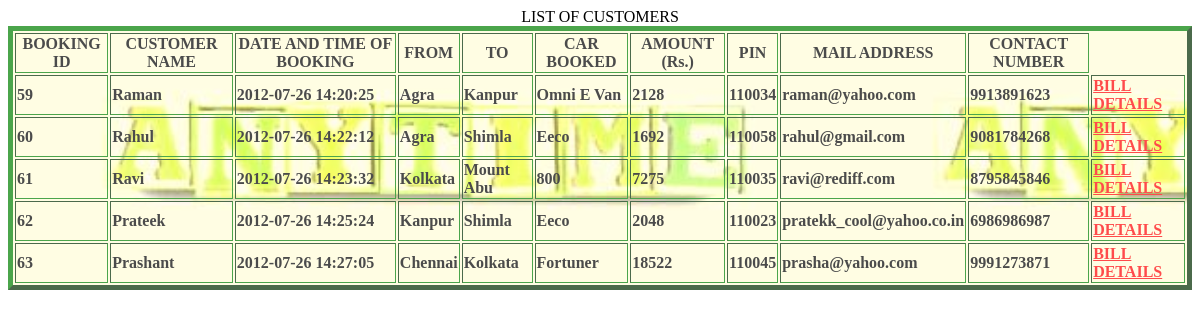
Screenshot of /PhpProject2/report_retrieve.php with the database file from the repository.
### tables this page shows
CREATE TABLE IF NOT EXISTS `bill` (
  `ID` int(11) NOT NULL AUTO_INCREMENT,
  `From` text NOT NULL,
  `To` text NOT NULL,
  `Car_name` text NOT NULL,
  `Name` text NOT NULL,
  `Age` int(11) NOT NULL,
  `AC` text NOT NULL,
  `Date_time_book` timestamp NOT NULL DEFAULT CURRENT_TIMESTAMP ON UPDATE CURRENT_TIMESTAMP,
  `Date_time_from` text NOT NULL,
  `Address` text NOT NULL,
  `PIN` text NOT NULL,
  `Contact_no` text NOT NULL,
  `Payment_type` text NOT NULL,
  `Card_Bank_type` text NOT NULL,
  `Card_holder_name` text NOT NULL,
  `Expiry_date` text NOT NULL,
  `Card_no` text NOT NULL,
  `CVV_no` int(11) NOT NULL,
  `Distance` int(11) NOT NULL,
  `Amount` int(11) NOT NULL,
  `Mail` text NOT NULL,
  `Done` int(11) NOT NULL,
  `Passcode` text NOT NULL,
  `Deleted` int(11) NOT NULL,
  PRIMARY KEY (`ID`)
);

### PhpProject2/report_retrieve.php (the view, shortened to what this page needs)
<?php
    $name=$_GET['name'];
    if($name=="")
    {
    $result=mysql_query("select * from bill") or die("ERROR QUERY");
    }
    else
    {
    $result=mysql_query("select * from bill where Name='$name'") or die("ERROR QUERY");
    }
        echo "<div align='center'>LIST OF CUSTOMERS</div>";
        echo "<table class='table' border='2'>";
        echo "<tr><th>BOOKING ID</th><th>CUSTOMER NAME</th><th>DATE AND TIME OF BOOKING</th><th>FROM</th><th>TO</th><th>CAR BOOKED</th><th>AMOUNT (Rs.)</th><th>PIN</th><th>MAIL ADDRESS</th><th>CONTACT NUMBER</th></tr>";
    while($row=mysql_fetch_row($result))
    {
        echo "<tr id='row'><td>".$row[0]."</td><td>".$row[4]."</td><td>".$row[7]."</td><td>".$row[1]."</td><td>".$row[2]."</td><td>".$row[3]."</td><td>".$row[19]."</td><td>".$row[10]."</td><td>".$row[20]."</td><td>".$row[11]."</td><td><a href='bill_details.php?ID=".$row[0]."'>BILL DETAILS</a></td></tr>";
    }
        echo "</table>";
?>

### PhpProject2/report_retrieve.php (style rules this page uses)
a:link { color: red; }
.table { color:black; font-weight: bolder; border-width: thick; border-color: green; background-image: url('images/taxi3.jpg'); background-size: contain; border-radius: 10; opacity: 0.7; }

### rows the page displays
bill: ID "59", Name "Raman", Date_time_book "2012-07-26 14:20:25", From "Agra", To "Kanpur", Car_name "Omni E Van", Amount "2128", PIN "110034", Mail "raman@yahoo.com", Contact_no "9913891623"
bill: ID "60", Name "Rahul", Date_time_book "2012-07-26 14:22:12", From "Agra", To "Shimla", Car_name "Eeco", Amount "1692", PIN "110058", Mail "rahul@gmail.com", Contact_no "9081784268"
bill: ID "61", Name "Ravi", Date_time_book "2012-07-26 14:23:32", From "Kolkata", To "Mount Abu", Car_name "800", Amount "7275", PIN "110035", Mail "ravi@rediff.com", Contact_no "8795845846"
bill: ID "62", Name "Prateek", Date_time_book "2012-07-26 14:25:24", From "Kanpur", To "Shimla", Car_name "Eeco", Amount "2048", PIN "110023", Mail "pratekk_cool@yahoo.co.in", Contact_no "6986986987"
bill: ID "63", Name "Prashant", Date_time_book "2012-07-26 14:27:05", From "Chennai", To "Kolkata", Car_name "Fortuner", Amount "18522", PIN "110045", Mail "prasha@yahoo.com", Contact_no "9991273871"
